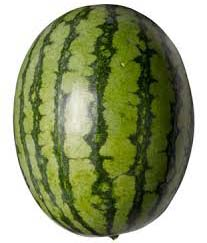
%> input picture 15th july,IMP/fruits/wtrmlnvf.jpg, 207 x 243 px
$ octave maincode.m   (GNU Octave 9; MATLAB toolbox functions it lacks are replaced by stand-ins)
%> lines starting %> are read from the running program, lines starting %| are printed output that depends on the picture; in (x1, y1, x2, y2) boxes, pixels count from 0 and x2, y2 are one past the last pixel; in counts of white or black regions, pixels touching at a corner belong together; the program's own positions count from 1
### fruits/workingcodesnew/EdgeDetection.m
function result=EdgeDetection(RGB)
% using matlab toolbox, edge, imfill, imclose(morphorogy), rgb2gray,
% rgb2BW,
% R,G,B processing seperate
% Read in the image

RGB=imread('F:\project\fruits\wtrmlnvf.jpg');
A=RGB;
% Convert the image into gray scale, R, G, and B. Perform the "edge"
% function to get the edge in different format.
% E_W: whole edge information without segregating the image.
% E_R: edge information of the Red.
% E_G: edge information of the Green.
% E_B: edge information of the Blue.
B=rgb2gray(A);
%figure(1)
%imshow(B);
E_W=edge(B,'prewitt');
E_R=edge((A(:,:,1)));
E_G=edge((A(:,:,2)));
E_B=edge((A(:,:,3)));
% E: the combination of the edge information of R, G, and B.
E=E_R+E_G+E_B;
LPF=ones(5,5);
[row col]=size(E);
result=zeros(row, col);
for i=3:row-2
  for j=3:col-2
   result(i,j)=sum(sum(LPF.*E(i-2:i+2,j-2:j+2)));
      if (result(i,j)>0)
         result(i,j)=1;
      end
  end
end
%figure(2)
%imshow(result)
end

### fruits/workingcodesnew/Hue.m
function [hLow, hHigh]=Hue(hue, deviation)

% ECE533 Project: Image Segmentation
% Written by: Mon-Ju Wu, Chin-Ya Huang
% This is a function to obtain the range of the hue value and pass the high
% and low end values back to program "ECE533".
% Convert the hue image from RGB into HSI format
% hueHSI: a matrix with the information of Hue, Saturation, and Intensity.
% hueH: a MxN matrix which only carries the information of Hue.

RGB=imread('F:\project\fruits\wtrmlnvf.jpg');

HSI = rgb2hsv(RGB);
% [4 lines of commented-out code are left out]
hueHSI = rgb2hsv(hue);
hueH = hueHSI(:,:,1);


% Get the size of hueH
% hueRow: the number of rows of hueH.
% hueCol: the number of columns of hueH.
[hueRow, hueCol] = size(hueH);
% Calculate the averaged hue value of the selected area
hTotal = 0;
for i=1:hueRow
for j=1:hueCol
hTotal = hTotal + hueH(i,j);
end
end
hAverage = hTotal/(hueRow*hueCol);
% Create the two boundary of the certain hue value.
% hLow: the low end of the hue range
% hHigh: the high end of the hue range.
%deviation=0.2;
hLow = hAverage - deviation;
hHigh = hAverage + deviation;
end

### fruits/workingcodesnew/Saturation.m
function [sLow, sHigh]=Saturation(RGB, deviation)
% ECE533 Project: Image Segmentation
% Written by: Mon-Ju Wu, Chin-Ya Huang
% This is a function to obtain the range of the saturation value and pass
% the high and low end values back to program "ECE533".
% Convert the saturation image from RGB into HSI format
% hueHSI: a matrix with the information of Hue, Saturation, and Intensity.
% saturationS: a MxN matrix which only carries the information of Saturation.
% Read in the whole image and get its size
% RGB: the image in RGB format
%RGB = imread('F:\project\player2.jpg');
%RGB=imread('image65.jpg');
HSI = rgb2hsv(RGB);
%H = HSI(:,:,1);
S = HSI(:,:,2);
%I = HSI(:,:,3);
%[row, col, layer] = size(RGB);

saturationHSI = rgb2hsv(S);

% Get the size of saturationS
% saturationRow: the number of rows of saturationS.
% saturationCol: the number of columns of saturationS.
[saturationRow, saturationCol] = size(saturationHSI);
% Calculate the averaged saturation value of the selected area
sTotal = 0;
for i=1:saturationRow
for j=1:saturationCol
sTotal = sTotal + S(i,j);
end
end
sAverage = sTotal/(saturationRow*saturationCol);
% Create the two boundary of the certain saturation value.
% sLow: the low end of the saturation range
% sHigh: the high end of the saturation range.
%deviation=0.2;
sLow = sAverage - deviation;
sHigh = sAverage + deviation;
if sHigh>1
sHigh = 1;
end
if sLow<0
sLow = 0;
end

### fruits/workingcodesnew/maincode.m
clc
clear all
close all
%Read in the whole image and get its size
% RGB: the image in RGB format

RGB=imread('F:\project\fruits\wtrmlnvf.jpg');
%> RGB is the input picture: size 243x207x3 uint8; mean R, G, B 148.1, 156.4, 118.5
%imshow(RGB)
%figure(1)
%imshow(RGB)
HSI = rgb2hsv(RGB);
%> HSI: size 243x207x3 double; mean H, S, V 0.165, 0.373, 0.614
%figure(2)
%imshow(HSI)
H = HSI(:,:,1);
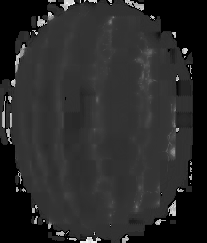
%> H: size 243x207 double; min 0, max 0.958, mean 0.165
S = HSI(:,:,2);
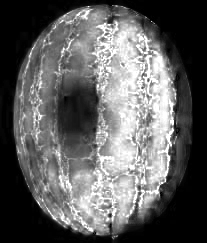
%> S: size 243x207 double; min 0, max 1, mean 0.373
I = HSI(:,:,3);
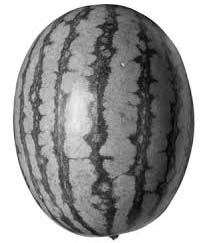
%> I: size 243x207 double; min 0.0118, max 1, mean 0.614
[row, col, layer] = size(RGB);
%> row = 243; col = 207; layer = 3

% Call the function "EdgeDetection" to get the edge of the image.
result = EdgeDetection(RGB);
%> in EdgeDetection, `E_W=edge(B,'prewitt');`:
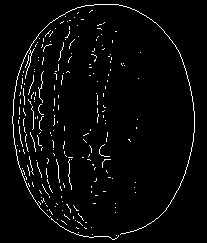
%> E_W: size 243x207 logical; 3.3% white in thin lines or dots, all inside (x1, y1, x2, y2) = (12, 4, 195, 240)
%> in EdgeDetection, `E_G=edge((A(:,:,2)));`:
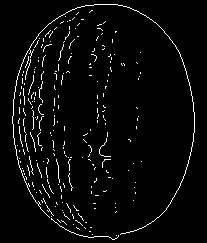
%> E_G: size 243x207 logical; 3.5% white in thin lines or dots, all inside (x1, y1, x2, y2) = (12, 4, 195, 240)
%> in EdgeDetection, `E_B=edge((A(:,:,3)));`:
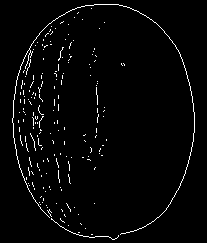
%> E_B: size 243x207 logical; 2.5% white in thin lines or dots, all inside (x1, y1, x2, y2) = (12, 4, 195, 240)
%> after the loop in EdgeDetection, `for i=3:row-2`:
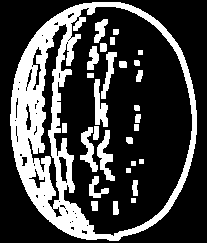
%> result: size 243x207 double; values 0 (black) and 1 (white), 26.6% white; 29 white regions, largest, box (x1, y1, x2, y2) and area: (10, 2, 197, 241) 10424, (97, 130, 115, 181) 401, (94, 79, 108, 127) 387
%figure(3)
%imshow(result)
% fImage: the matrix used to store the information extracted by using
% "Hue" and "Saturation" as threshold. Only the pixel value falling
% withing the range of "Hue" and "Saturation" value will change the
% correpsonding pixel value in "fImage" to 1.
fImage = zeros(row, col);
% Read in the HUE of certain part of the image
%RGB = imread('image65.jpg');
% Call the "Hue" function to obtain the range of the hue value and pass the
% high and low end values back to the program.
% hLow: lower end of the range of the hue.
% hHigh: higher end of the range of the hue.
[hLow, hHigh] = Hue(RGB, 0.05);
%> after the loop in Hue, `for i=1:hueRow`: hTotal = 8317.4
%> in Hue, `hAverage = hTotal/(hueRow*hueCol);`: hAverage = 0.165
%> in Hue, `hLow = hAverage - deviation;`: hLow = 0.115
%> in Hue, `hHigh = hAverage + deviation;`: hHigh = 0.215
%> hLow = 0.115; hHigh = 0.215
[sLow, sHigh] = Saturation(RGB, 0.2);
%> the run ends on the next line

$ run again, with project/2.jpg copied over 15th july,IMP/fruits/wtrmlnvf.jpg
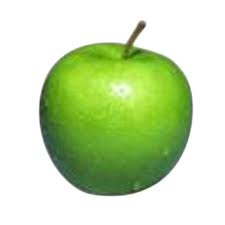
%> input picture project/2.jpg, 225 x 225 px
%> RGB is the input picture: size 225x225x3 uint8; mean R, G, B 200.7, 221.5, 177.4
%> HSI: size 225x225x3 double; mean H, S, V 0.133, 0.255, 0.869
%> in EdgeDetection, `E_W=edge(B,'prewitt');`:
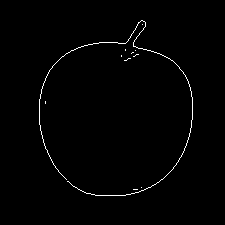
%> E_W: size 225x225 logical; 1% white in thin lines or dots, all inside (x1, y1, x2, y2) = (39, 20, 193, 196)
%> after the loop in EdgeDetection, `for i=3:row-2`:
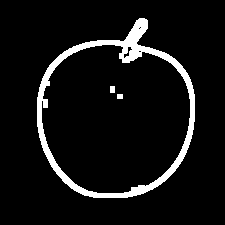
%> result: size 225x225 double; values 0 (black) and 1 (white), 7.2% white; 3 white regions, box (x1, y1, x2, y2) and area: (37, 18, 195, 198) 3569, (110, 86, 115, 93) 35, (117, 94, 123, 99) 30
%> after the loop in Hue, `for i=1:hueRow`: hTotal = 6744.4
%> hAverage = 0.133
%> in Hue, `hLow = hAverage - deviation;`: hLow = 0.0832
%> in Hue, `hHigh = hAverage + deviation;`: hHigh = 0.183
%> `[hLow, hHigh] = Hue(RGB, 0.05);`: hLow = 0.0832; hHigh = 0.183

$ run again, with 15th july,IMP/fruits/3.jpg copied over 15th july,IMP/fruits/wtrmlnvf.jpg
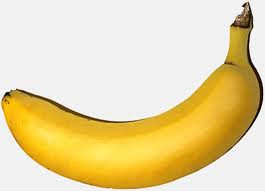
%> input picture 15th july,IMP/fruits/3.jpg, 265 x 191 px
%> RGB is the input picture: size 191x265x3 uint8; mean R, G, B 232.1, 214.3, 164.4
%> HSI: size 191x265x3 double; mean H, S, V 0.0912, 0.312, 0.911
%> in EdgeDetection, `E_W=edge(B,'prewitt');`:
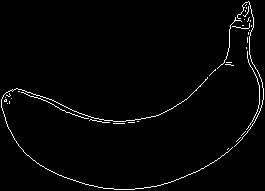
%> E_W: size 191x265 logical; 2% white in thin lines or dots
%> E_R: size 191x265 logical; 2.1% white in thin lines or dots
%> E_G: size 191x265 logical; 2% white in thin lines or dots
%> E_B: size 191x265 logical; 1.7% white in thin lines or dots
%> after the loop in EdgeDetection, `for i=3:row-2`:
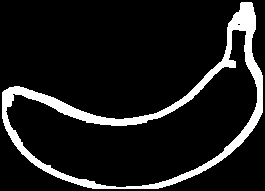
%> result: size 191x265 double; values 0 (black) and 1 (white), 10.9% white; 1 white region, box (x1, y1, x2, y2) and area: (2, 2, 263, 189) 5522
%> after the loop in Hue, `for i=1:hueRow`: hTotal = 4618.3
%> hAverage = 0.0912
%> in Hue, `hLow = hAverage - deviation;`: hLow = 0.0412
%> in Hue, `hHigh = hAverage + deviation;`: hHigh = 0.141
%> `[hLow, hHigh] = Hue(RGB, 0.05);`: hLow = 0.0412; hHigh = 0.141
